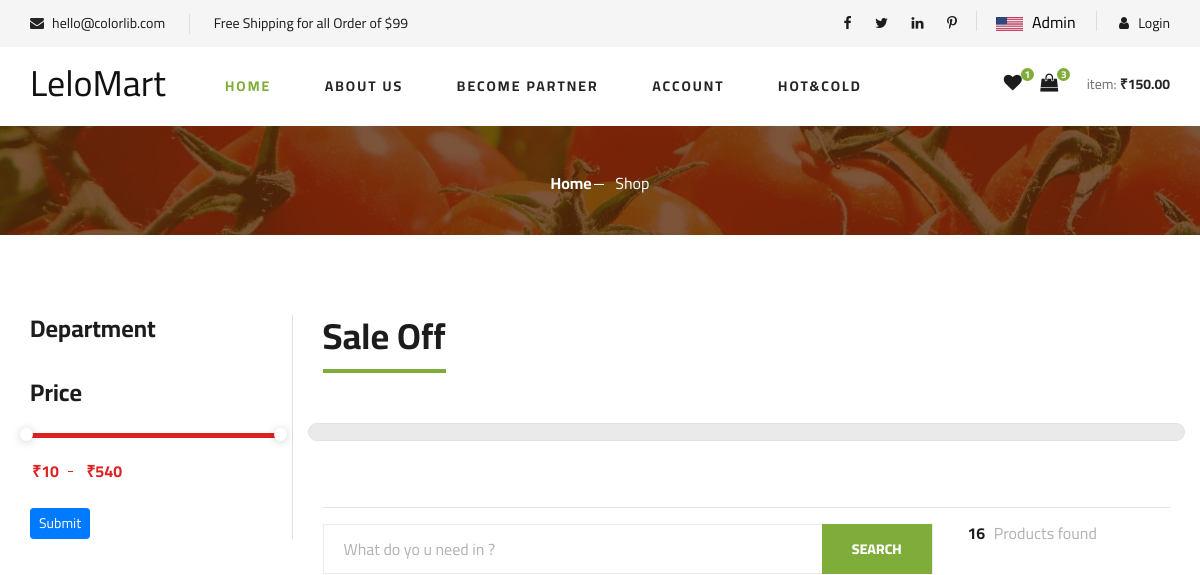
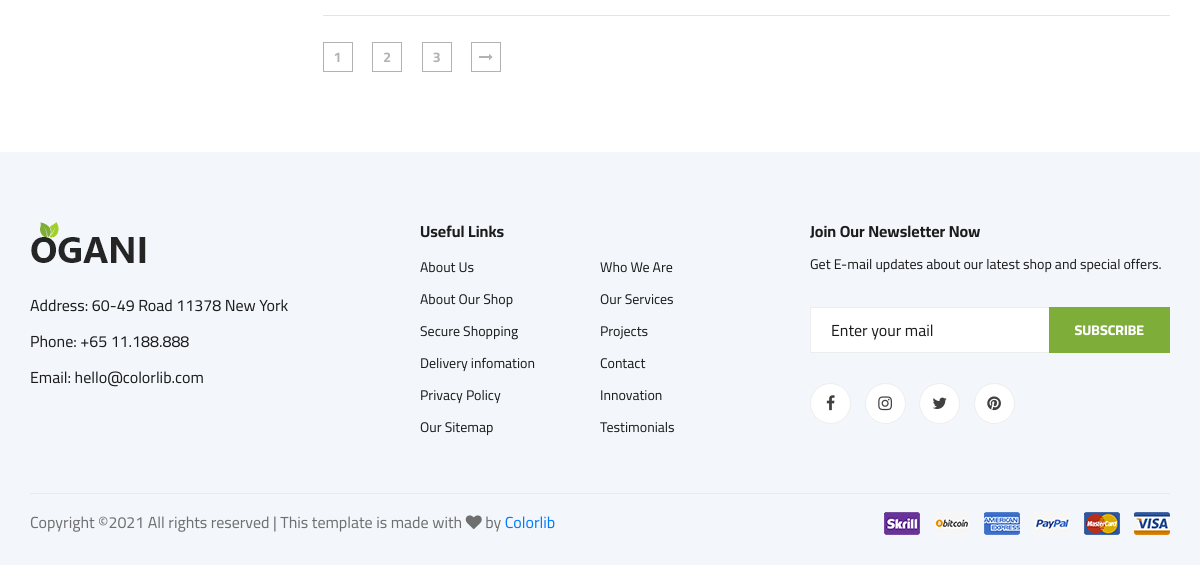
The page /category/2/ on the database as committed earlier (2 pictures, top to bottom).
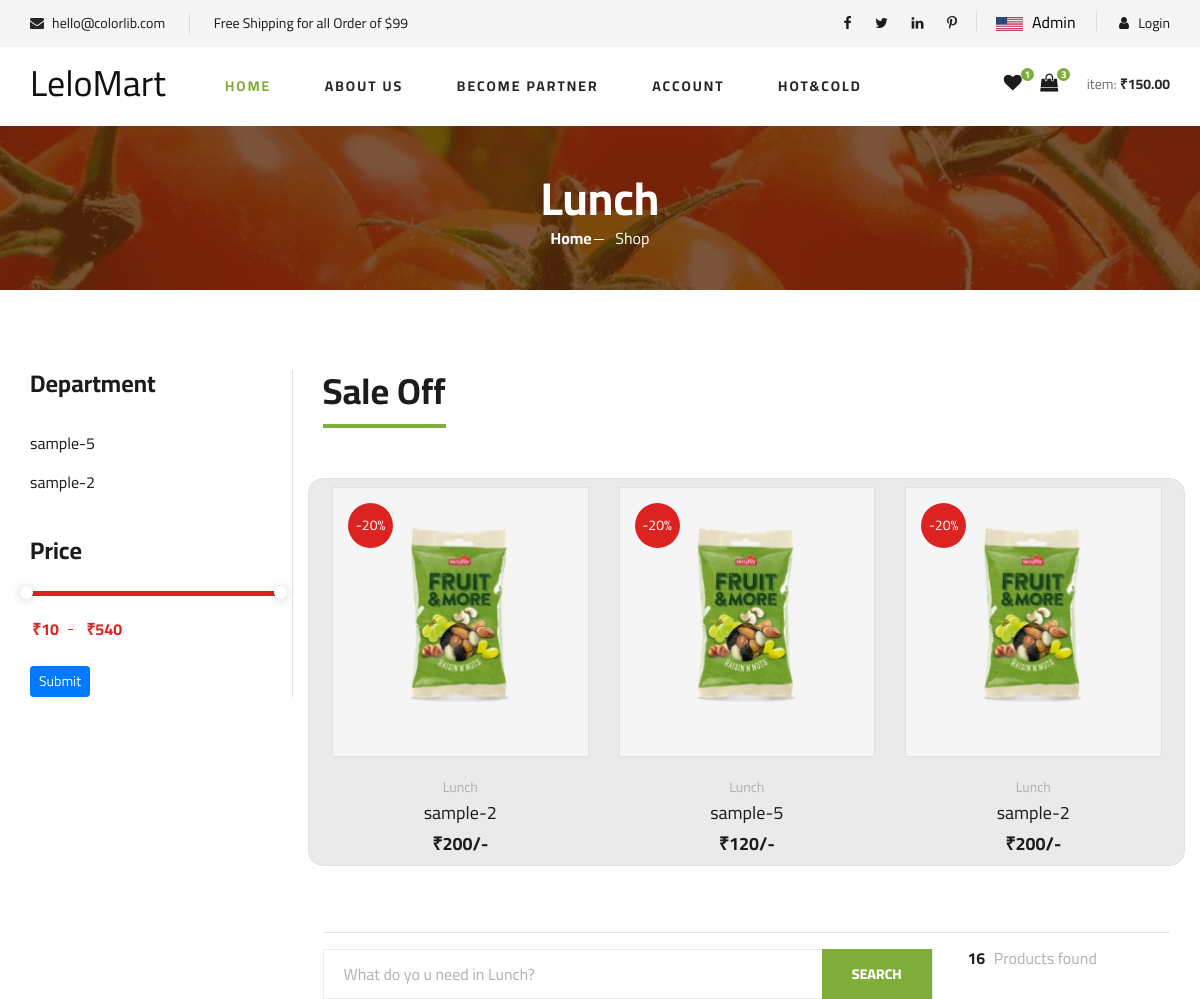
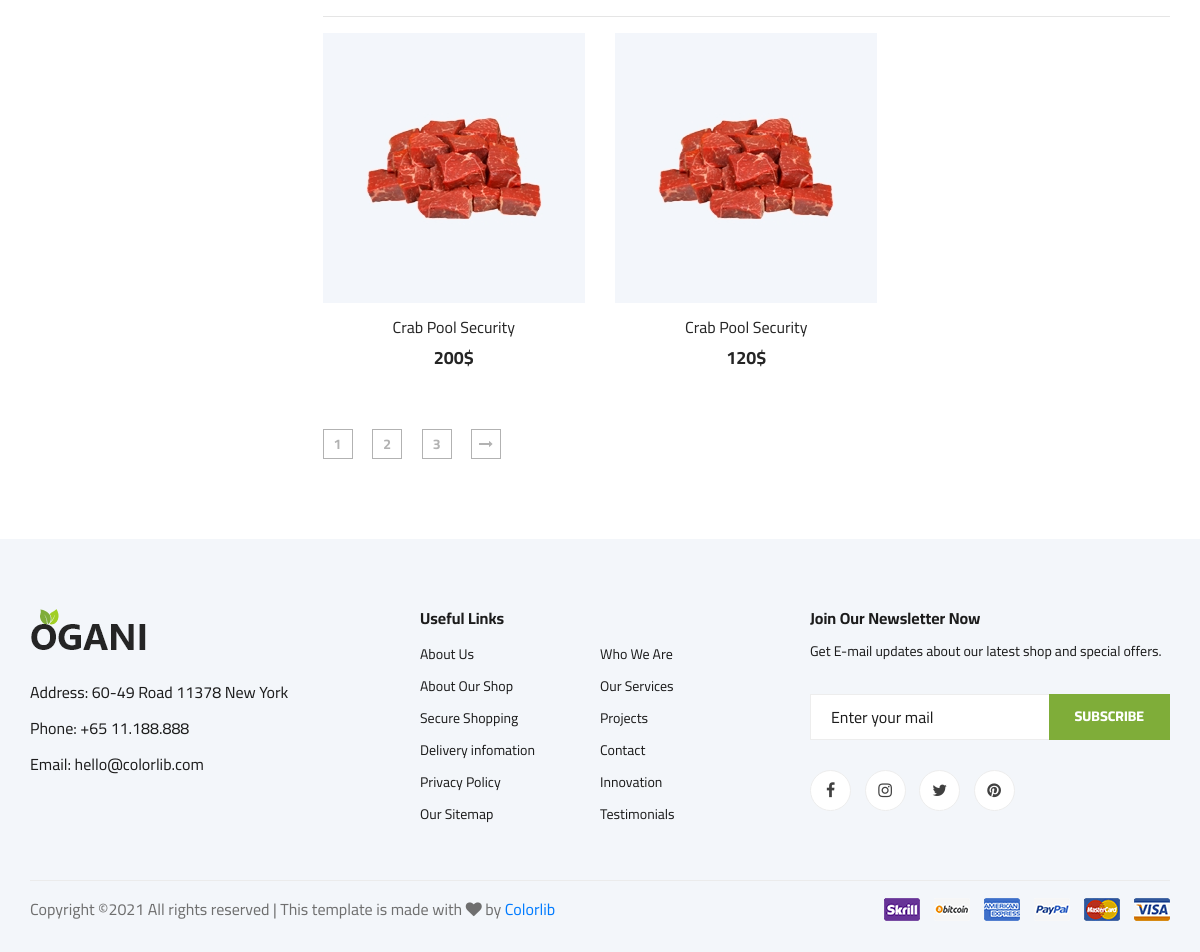
The same page on the database as committed later (2 pictures, top to bottom).
### basic/models.py (models this page shows, shortened)
class Item(models.Model):
    name = models.CharField(max_length=1000 )
    price = models.IntegerField(default=0)
    rating = models.FloatField(default=0)
    desc = models.TextField(null=True , blank=True)
    pTime = models.IntegerField(default=0)
    category = models.ForeignKey(Category , on_delete=models.CASCADE)

class Category(models.Model):
    name = models.CharField(max_length=100 )
    image = models.ImageField(upload_to='static/images/' , max_length=1000 , null=True , blank=True)

### basic/views.py (the view)
# urls.py: path('category/<str:pk>/' , views.category , name='category'),
def category(request ,pk):
    items = Item.objects.filter(category__id = pk)
    categoryName = items.first()
    itemsByRating = items.order_by('-rating')
    l1 = get_maximum_items(pk)
    if request.method == 'POST':
        minAmount = request.POST.get('minAmount')[1:]
        maxAmount = request.POST.get('maxAmount')[1:]
        items = Item.objects.filter(category__id=pk , price__gte = minAmount , price__lte= maxAmount)
    params ={
        'items' : items,
        'category' :categoryName,
        'itemsByRating':items,
        'topItems' : l1
    }
    return render(request , 'basic/category.html' , params)

### basic/maxItems.py (called while the page is built)
def get_maximum_items(par):
    l1 = []
    item = Item.objects.filter(category__id =par ).order_by('-rating')
    for i in item:
        l1.append(i)
    return l1

### basic/templates/basic/category.html (shortened to what this page needs)
{% extends 'basic/base.html' %}
{% load static %}
{% block content %}
    <section class="breadcrumb-section set-bg" data-setbg="{% static 'img/breadcrumb.jpg' %}">
        <div class="container">
            <div class="row">
                <div class="col-lg-12 text-center">
                    <div class="breadcrumb__text">
                        <h2> {{category.category.name}}</h2>
                        <div class="breadcrumb__option">
                            <a href="./index.html">Home</a>
                            <span>Shop</span>
                        </div>
                    </div>
                </div>
            </div>
        </div>
    </section>
    <section class="product spad">
        <div class="container">
            <div class="row">
                <div class="col-lg-3 col-md-5">
                    <div class="sidebar pr-2 border-right">
                        <div class="sidebar__item">
                            <h4>Department</h4>
                            <ul>
                            {% for i in topItems %}
                                <li><a href="{% url 'item' i.id %}">{{i.name}}</a></li>
                            {% endfor %}
                            </ul>
                        </div>
                        <form method='POST' action=""> {% csrf_token %}
                            <div class="sidebar__item ">
                                <h4>Price</h4>
                                <div class="price-range-wrap">
                                    <div class="price-range ui-slider ui-corner-all ui-slider-horizontal ui-widget ui-widget-content"
                                        data-min="10" data-max="540">
                                        <span tabindex="0" class="ui-slider-handle ui-corner-all ui-state-default"></span>
                                        <span tabindex="0" class="ui-slider-handle ui-corner-all ui-state-default"></span>
                                    </div>
                                    <div class="range-slider">
                                        <div class="price-input">
                                            <input type="text" name='minAmount' id="minamount">
                                            <input type="text" name="maxAmount" id="maxamount">
                                        </div>
                                    </div>
                                </div>
                                <div class='price-range-wrap'>
                                    <input type='submit' class='btn btn-sm btn-primary mt-4'/>
                                </div>
                            </div>
                        </form>
                    </div>
                </div>
                <div class="col-lg-9 col-md-7">
                    <div class="product__discount">
                        <div class="section-title product__discount__title">
                            <h2>Sale Off</h2>
                        </div>
                        <div class="row">
                            <div class="product__discount__slider owl-carousel p-2 border" style=" border-radius:15px 15px; background-color:#EAEAEA; ">
                               {% for i  in items %}
                                <div class="col-lg-4">
                                    <div class="product__discount__item " >
                                        <div class="product__discount__item__pic set-bg border"
                                            data-setbg="{% static 'img/product/discount/pd-1.jpg' %}" style=" ">
                                            <div class="product__discount__percent">-20%</div>
                                        </div>
                                        <div class="product__discount__item__text">
                                            <span>{{i.category.name}}</span>
                                            <h5><a href="{% url 'item' i.id %}">{{i.name}}</a></h5>
                                            <div class="product__item__price">₹{{i.price}}/- </div>
                                        </div>
                                    </div>
                                </div>
                               {% endfor %}
                            </div>
                        </div>
                    </div>
                   <hr>
                    <div class='row mb-3 '>
                        <div class='col-sm-6'>
                            <div class="hero__search__form">
                                <form action="#">
                                    <input type="text" placeholder="What do yo u need in {{category.category.name}}?">
                                    <button type="submit" class="site-btn">SEARCH</button>
                                </form>
                            </div>
                        </div>
                        <div class='col-sm-5 d-flex justify-content-end'>
                            <div class="filter__found">
                                    <h6><span>16</span> Products found</h6>
                            </div>
                        </div>
                    </div>
                    <hr>
                    <div class="row">
                        {% for i in itemsByRating %}
                            <div class="col-lg-4 col-md-6 col-sm-6">
                                <div class="product__item">
                                    <div class="product__item__pic set-bg" data-setbg="{% static 'img/product/product-1.jpg' %}">
                                    </div>
                                    <div class="product__item__text">
                                        <h6><a href="#">Crab Pool Security</a></h6>
                                        <h5>{{i.price}}$</h5>
                                    </div>
                                </div>
                            </div>
                        {% endfor %}
                    </div>
                    <div class="product__pagination">
                        <a href="#">1</a>
                        <a href="#">2</a>
                        <a href="#">3</a>
                        <a href="#"><i class="fa fa-long-arrow-right"></i></a>
                    </div>
                </div>
            </div>
        </div>
    </section>
  {% endblock content%}

### basic/templates/basic/base.html (shortened to what this page needs)
<!DOCTYPE html>
<html lang="zxx">
{% load static %}
<head>
    <link rel="stylesheet" href="{% static 'css/bootstrap.min.css' %}" type="text/css">
    <link rel="stylesheet" href="{% static 'css/font-awesome.min.css' %}" type="text/css">
    <link rel="stylesheet" href="{% static 'css/elegant-icons.css' %}" type="text/css">
    <link rel="stylesheet" href="{% static 'css/nice-select.css' %}" type="text/css">
    <link rel="stylesheet" href="{% static 'css/jquery-ui.min.css' %}" type="text/css">
    <link rel="stylesheet" href="{% static 'css/owl.carousel.min.css' %}" type="text/css">
    <link rel="stylesheet" href="{% static 'css/slicknav.min.css' %}" type="text/css">
    <link rel="stylesheet" href="{% static 'style.css' %}" type="text/css">
</head>
<body>
    <header class="header">
        <div class="header__top">
            <div class="container">
                <div class="row">
                    <div class="col-lg-6 col-md-6">
                        <div class="header__top__left">
                            <ul>
                                <li><i class="fa fa-envelope"></i> hello@colorlib.com</li>
                                <li>Free Shipping for all Order of $99</li>
                            </ul>
                        </div>
                    </div>
                    <div class="col-lg-6 col-md-6">
                        <div class="header__top__right">
                            <div class="header__top__right__social">
                                <a href="#"><i class="fa fa-facebook"></i></a>
                                <a href="#"><i class="fa fa-twitter"></i></a>
                                <a href="#"><i class="fa fa-linkedin"></i></a>
                                <a href="#"><i class="fa fa-pinterest-p"></i></a>
                            </div>
                            <div class="header__top__right__language">
                                <img src="img/language.png" alt="">
                                <a href="{% url 'adminPage' %}" style="color:black;">Admin</a>
                            </div>
                            <div class="header__top__right__auth">
                                <a href="{% url 'loginPage' %}"><i class="fa fa-user"></i> Login</a>
                            </div>
                        </div>
                    </div>
                </div>
            </div>
        </div>
        <div class="container">
            <div class="row">
                <div class="col-lg-2">
                    <div class="header__logo">
                        <a href="{% url 'homepage' %}"><h2>LeloMart</h2></a>
                    </div>
                </div>
                <div class="col-lg-7">
                    <nav class="header__menu">
                        <ul>
                            <li class="active"><a href="{% url 'homepage'  %}">Home</a></li>
                             <li><a href="#">About us</a>
                            </li>
                            <li><a href="./blog.html">Become Partner</a></li>
                            <li><a href="#">Account</a>
                            </li>
                            <li><a href="./contact.html">Hot&Cold</a></li>
                        </ul>
                    </nav>
                </div>
                <div class="col-lg-3">
                    <div class="header__cart">
                        <ul>
                            <li><a href="#"><i class="fa fa-heart"></i> <span>1</span></a></li>
                            <li><a href="{% url 'recipt' %}"><i class="fa fa-shopping-bag"></i> <span>3</span></a></li>
                        </ul>
                        <div class="header__cart__price">item: <span>₹150.00</span></div>
                    </div>
                </div>
            </div>
        </div>
    </header>
    {% block content %}
    {% endblock content %}
    <footer class="footer spad">
        <div class="container">
            <div class="row">
                <div class="col-lg-3 col-md-6 col-sm-6">
                    <div class="footer__about">
                        <div class="footer__about__logo">
                            <a href="./index.html"><img src="img/logo.png" alt=""></a>
                        </div>
                        <ul>
                            <li>Address: 60-49 Road 11378 New York</li>
                            <li>Phone: +65 11.188.888</li>
                            <li>Email: hello@colorlib.com</li>
                        </ul>
                    </div>
                </div>
                <div class="col-lg-4 col-md-6 col-sm-6 offset-lg-1">
                    <div class="footer__widget">
                        <h6>Useful Links</h6>
                        <ul>
                            <li><a href="#">About Us</a></li>
                            <li><a href="#">About Our Shop</a></li>
                            <li><a href="#">Secure Shopping</a></li>
                            <li><a href="#">Delivery infomation</a></li>
                            <li><a href="#">Privacy Policy</a></li>
                            <li><a href="#">Our Sitemap</a></li>
                        </ul>
                        <ul>
                            <li><a href="#">Who We Are</a></li>
                            <li><a href="#">Our Services</a></li>
                            <li><a href="#">Projects</a></li>
                            <li><a href="#">Contact</a></li>
                            <li><a href="#">Innovation</a></li>
                            <li><a href="#">Testimonials</a></li>
                        </ul>
                    </div>
                </div>
                <div class="col-lg-4 col-md-12">
                    <div class="footer__widget">
                        <h6>Join Our Newsletter Now</h6>
                        <p>Get E-mail updates about our latest shop and special offers.</p>
                        <form action="#">
                            <input type="text" placeholder="Enter your mail">
                            <button type="submit" class="site-btn">Subscribe</button>
                        </form>
                        <div class="footer__widget__social">
                            <a href="#"><i class="fa fa-facebook"></i></a>
                            <a href="#"><i class="fa fa-instagram"></i></a>
                            <a href="#"><i class="fa fa-twitter"></i></a>
                            <a href="#"><i class="fa fa-pinterest"></i></a>
                        </div>
                    </div>
                </div>
            </div>
            <div class="row">
                <div class="col-lg-12">
                    <div class="footer__copyright">
                        <div class="footer__copyright__text"><p>
  Copyright &copy;<script>document.write(new Date().getFullYear());</script> All rights reserved | This template is made with <i class="fa fa-heart" aria-hidden="true"></i> by <a href="https://colorlib.com" target="_blank">Colorlib</a>
  </p></div>
                        <div class="footer__copyright__payment"><img src="img/payment-item.png" alt=""></div>
                    </div>
                </div>
            </div>
        </div>
    </footer>
</body>
</html>

Rows that differ between the two databases and show on the page:
added Item: category.name "Lunch", name "sample-2", price "200", category.name "What do yo u need in Lunch?"
added Item: name "sample-5", category.name "Lunch", price "120"
